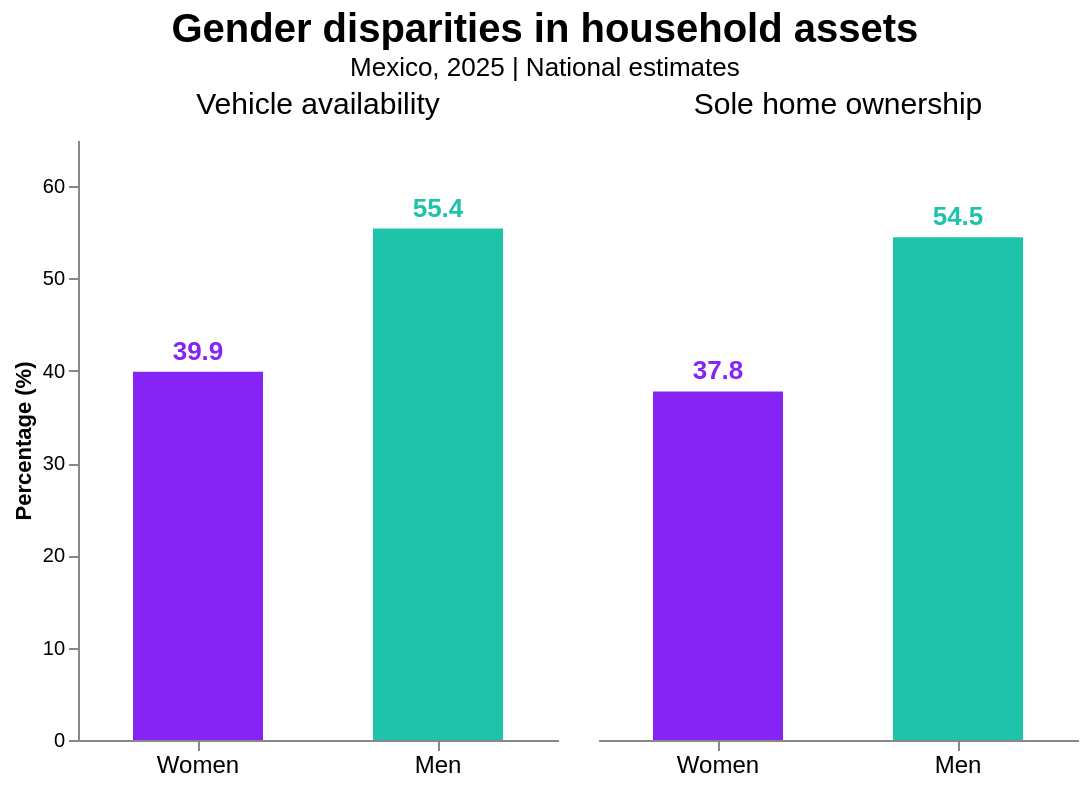

The code cell stored with this chart in its notebook:
### Code cell
# Base chart
base = alt.Chart(ownership_data).encode(
    x=alt.X(
        "gender:N",
        sort=["Women", "Men"],
        title=None,
        axis=alt.Axis(labelAngle=0, labelFontSize=12)
    ),
    y=alt.Y(
        "percentage:Q",
        title="Percentage (%)",
        scale=alt.Scale(domain=[0, 65]),
        axis=alt.Axis(grid=False)
    ),
    color=alt.Color(
        "gender:N",
        scale=alt.Scale(
            domain=["Women", "Men"],
            range=["#8624f5", "#1fc3aa"]
        ),
        legend=None
    )
)

# Bars
bars = base.mark_bar(size=65)

# Percentage labels
labels = base.mark_text(
    dy=-10,
    fontSize=13,
    fontWeight="bold",
    color="#333333"
).encode(
    text=alt.Text("percentage:Q", format=".1f")
)

# Combine charts
ownership_chart = (
    (bars + labels)
    .properties(width=240, height=300)
    .facet(
        column=alt.Column(
            "indicator:N",
            sort=[
                "Vehicle availability",
                "Sole home ownership"
            ],
            title=None,
            header=alt.Header(labelFontSize=15)
        )
    )
    .properties(
        title=alt.TitleParams(
            text="Gender disparities in household assets",
            subtitle="Mexico, 2025 | National estimates",
            fontSize=20,
            subtitleFontSize=13,
            anchor="middle"
        )
    )
    .configure_view(stroke=None)
)

ownership_chart

### Figure 1 — Vega-Lite specification as saved in the notebook (floating-point values rounded to 4 significant figures)
{"config": {"view": {"continuousWidth": 300, "continuousHeight": 300, "stroke": null}}, "data": {"name": "data-6cd3d578f3e95539789f84715fd112a9"}, "facet": {"column": {"field": "indicator", "header": {"labelFontSize": 15}, "sort": ["Vehicle availability", "Sole home ownership"], "title": null, "type": "nominal"}}, "spec": {"layer": [{"mark": {"type": "bar", "size": 65}, "encoding": {"color": {"field": "gender", "legend": null, "scale": {"domain": ["Women", "Men"], "range": ["#8624f5", "#1fc3aa"]}, "type": "nominal"}, "x": {"axis": {"labelAngle": 0, "labelFontSize": 12}, "field": "gender", "sort": ["Women", "Men"], "title": null, "type": "nominal"}, "y": {"axis": {"grid": false}, "field": "percentage", "scale": {"domain": [0, 65]}, "title": "Percentage (%)", "type": "quantitative"}}}, {"mark": {"type": "text", "color": "#333333", "dy": -10, "fontSize": 13, "fontWeight": "bold"}, "encoding": {"color": {"field": "gender", "legend": null, "scale": {"domain": ["Women", "Men"], "range": ["#8624f5", "#1fc3aa"]}, "type": "nominal"}, "text": {"field": "percentage", "format": ".1f", "type": "quantitative"}, "x": {"axis": {"labelAngle": 0, "labelFontSize": 12}, "field": "gender", "sort": ["Women", "Men"], "title": null, "type": "nominal"}, "y": {"axis": {"grid": false}, "field": "percentage", "scale": {"domain": [0, 65]}, "title": "Percentage (%)", "type": "quantitative"}}}], "height": 300, "width": 240}, "title": {"text": "Gender disparities in household assets", "anchor": "middle", "fontSize": 20, "subtitle": "Mexico, 2025 | National estimates", "subtitleFontSize": 13}, "$schema": "https://vega.github.io/schema/vega-lite/v6.4.1.json", "datasets": {"data-6cd3d578f3e95539789f84715fd112a9": [{"indicator": "Vehicle availability", "gender": "Women", "percentage": 39.89}, {"indicator": "Vehicle availability", "gender": "Men", "percentage": 55.4}, {"indicator": "Sole home ownership", "gender": "Women", "percentage": 37.77}, {"indicator": "Sole home ownership", "gender": "Men", "percentage": 54.48}]}}
